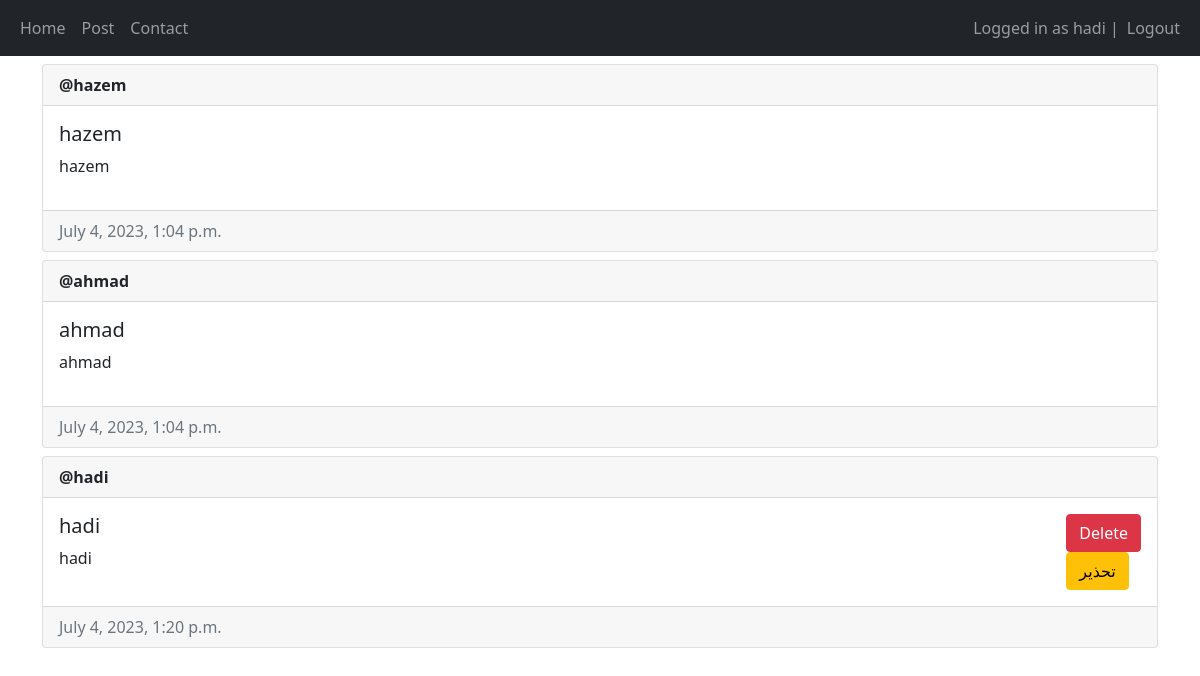
The page / (signed in) on the database its author committed.
### contact/models.py (models this page shows, shortened)
class Post(models.Model):
    author = models.ForeignKey(User, on_delete=models.CASCADE)
    title = models.CharField(max_length=200)
    description = models.TextField()
    created_at = models.DateTimeField(auto_now_add=True)
    updated_at = models.DateTimeField(auto_now=True)

### contact/views.py (the view, shortened to what this page needs)
# urls.py: path('', views.home, name='home'),
@login_required(login_url="/login")
def home(request):
    posts = Post.objects.all()
    return render(request, 'main/home.html', {"posts": posts})

### contact/templates/main/home.html (shortened to what this page needs)
{% extends 'main/layout.html' %} {% block title %}Home Page{% endblock %}
{% block content %} {% for post in posts %}
<div class="card mt-2">
    <div class="card-header"><strong>@{{ post.author.username }}</strong></div>
    <div class="card-body d-flex flex-row justify-content-between">
        <div>
            <h5 class="card-title">{{post.title}}</h5>
            <p>{{post.description}}</p>
        </div>
        <div>
            {% if user == post.author or perms.main.delete_post %}
            <form method="post">
                <button type="submit" class="btn btn-danger" name="post-id" value="{{post.id}}">
                    Delete
                </button>
            </form>
            {% endif %}
            {% if user == post.author or perms.main.delete_post or user.is_staff %}
            <form method="post" action="{% url 'warning' post.author.id %}">
                <button type="submit" class="btn btn-warning" name="post-id" value="{{post.author.id }}">
                    تحذير
                </button>
            </form>
            {% endif %}
        </div>
    </div>
    <div class="card-footer text-muted">{{post.created_at}}</div>
</div>
{% empty %}
<p>No posts yet :(</p>
{% endfor %} {% endblock %}

### contact/templates/main/layout.html (shortened to what this page needs)
<!DOCTYPE html>
<html lang="en">
<head>
    <link href="https://cdn.jsdelivr.net/npm/bootstrap@5.1.3/dist/css/bootstrap.min.css" rel="stylesheet"
 />
</head>
<body>
    <nav class="navbar navbar-expand-lg navbar-dark bg-dark">
        <div class="container-fluid">
            <div>
                <ul class="navbar-nav">
                    <li class="nav-item">
                        <a class="nav-link" href="/home">Home</a>
                    </li>
                    <li class="nav-item">
                        <a class="nav-link" href="/create-post">Post</a>
                    </li>
                    <li class="nav-item">
                        <a class="nav-link" href="/contact">Contact</a>
                    </li>
                </ul>
            </div>
            <div>
                <ul class="navbar-nav">
                    {% if user.is_authenticated %}
                    <span class="navbar-text">Logged in as {{user.username}} | </span>
                    <li class="nav-item">
                        <a class="nav-link" href="/login">Logout</a>
                    </li>
                    {% else %}
                    <li class="nav-item">
                        <a class="nav-link" href="/login">Login</a>
                    </li>
                    {% endif %}
                </ul>
            </div>
        </div>
    </nav>
    <div class="container">{% block content %} {% endblock %}</div>
</body>
</html>

### rows shown on the page
Post: author.username "hazem", title "hazem", description "hazem", created_at "July 4, 2023, 1:04 p.m."
Post: author.username "ahmad", title "ahmad", description "ahmad", created_at "July 4, 2023, 1:04 p.m."
Post: author.username "hadi", title "hadi", description "hadi", {{ post.id }} 5 (drawn), created_at "July 4, 2023, 1:20 p.m."

### other values the page prints
{{ user.username }} "hadi"
